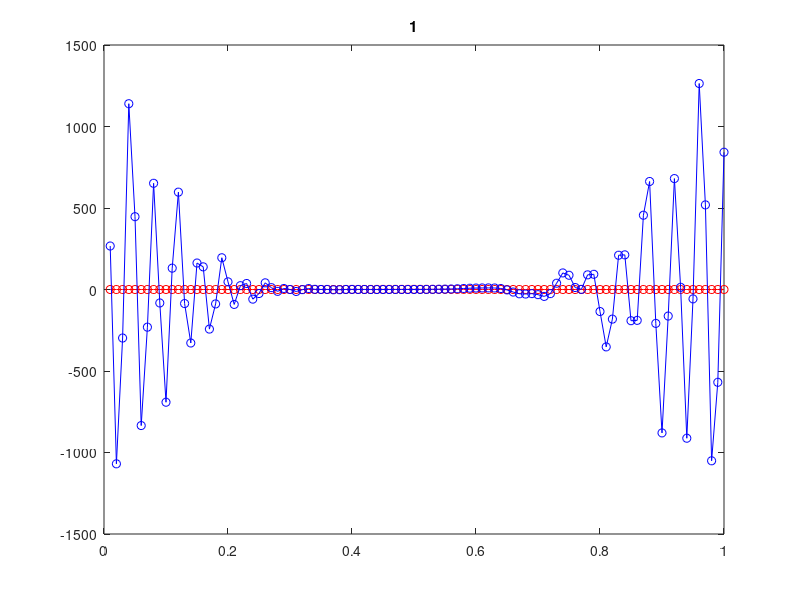

The MATLAB script that drew this image:
clear;

% Parameters for the system
c=1;
tau=0.01;
h=0.01;
steps=ceil(1/(c*tau));     % pulse loops through system once

% Extent of the system
x=h:h:1;       % no mesh point at x=0 due to periodic boundary conditions
m=length(x);

% Diagonal matrix to implement the spatial first-derivative
D=diag(ones(m-1,1),+1);
D=D-diag(ones(m-1,1),-1);

% Additional elements for periodic boundary conditions
D(m,1)=1;
D(1,m)=-1;

% Construct the spatial-averaging matrix
av=0.5*abs(D);

% Construct the matrix for the spatial second-derivative
D2=abs(D)-2*eye(m);

% FTCS update matrix
mat=eye(m) + c*tau/(2*h)*D;

% Lax update matrix
% mat=av + c*tau/(2*h)*D;

% Lax-Wendroff update matrix
% mat=eye(m) + c*tau/(2*h)*D + 0.5*(c*tau/h)^2*D2;

% Initial conditions (Gaussian pulse at x=0.5)
wave=exp(-100*(x-0.5).^2)';
wave0=wave; 

% Main loop
for n=1:steps
    wave=mat*wave;    % Update current values

    plot(x,wave0,'ro-',x,wave,'bo-')
    title(n*tau)        
    drawnow
end
